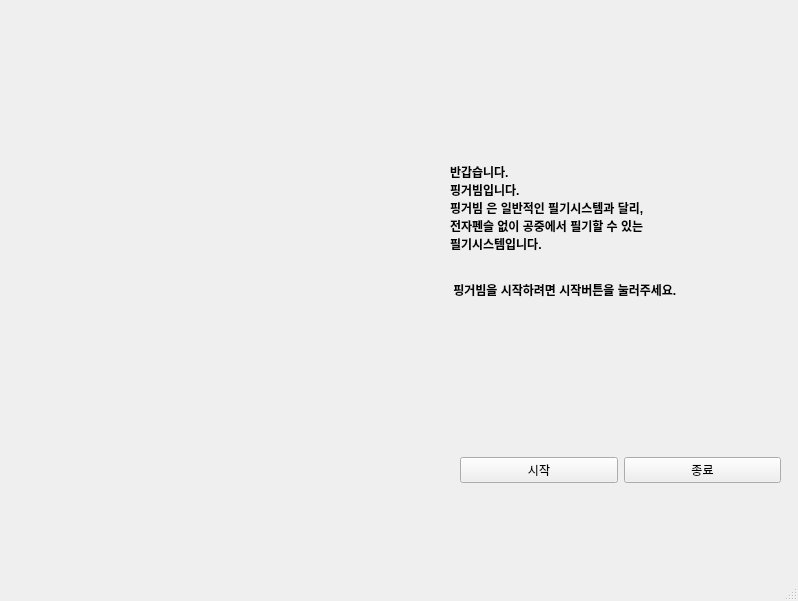
<?xml version="1.0" encoding="UTF-8"?>
<ui version="4.0">
 <class>MainWindow</class>
 <widget class="QMainWindow" name="MainWindow">
  <property name="geometry">
   <rect>
    <x>0</x>
    <y>0</y>
    <width>798</width>
    <height>601</height>
   </rect>
  </property>
  <property name="maximumSize">
   <size>
    <width>16777215</width>
    <height>16777215</height>
   </size>
  </property>
  <property name="windowTitle">
   <string>MainWindow</string>
  </property>
  <property name="windowIcon">
   <iconset>
    <normaloff>blue/img/fb.png</normaloff>blue/img/fb.png</iconset>
  </property>
  <property name="animated">
   <bool>true</bool>
  </property>
  <widget class="QWidget" name="centralwidget">
   <widget class="QWidget" name="horizontalLayoutWidget">
    <property name="geometry">
     <rect>
      <x>460</x>
      <y>440</y>
      <width>321</width>
      <height>61</height>
     </rect>
    </property>
    <layout class="QHBoxLayout" name="horizontalLayout">
     <item>
      <widget class="QPushButton" name="start_btn">
       <property name="text">
        <string>시작</string>
       </property>
      </widget>
     </item>
     <item>
      <widget class="QPushButton" name="exit_btn">
       <property name="text">
        <string>종료</string>
       </property>
      </widget>
     </item>
    </layout>
   </widget>
   <widget class="QLabel" name="label">
    <property name="geometry">
     <rect>
      <x>450</x>
      <y>40</y>
      <width>395</width>
      <height>381</height>
     </rect>
    </property>
    <property name="font">
     <font>
      <weight>75</weight>
      <bold>true</bold>
     </font>
    </property>
    <property name="text">
     <string>반갑습니다.
핑거빔입니다.
핑거빔 은 일반적인 필기시스템과 달리,
전자펜슬 없이 공중에서 필기할 수 있는 
필기시스템입니다.


 핑거빔을 시작하려면 시작버튼을 눌러주세요.</string>
    </property>
   </widget>
   <widget class="QLabel" name="label_2">
    <property name="geometry">
     <rect>
      <x>10</x>
      <y>40</y>
      <width>431</width>
      <height>491</height>
     </rect>
    </property>
    <property name="font">
     <font>
      <weight>75</weight>
      <bold>true</bold>
     </font>
    </property>
    <property name="text">
     <string/>
    </property>
    <property name="pixmap">
     <pixmap>blue/img/logo.png</pixmap>
    </property>
   </widget>
  </widget>
  <widget class="QMenuBar" name="menubar">
   <property name="geometry">
    <rect>
     <x>0</x>
     <y>0</y>
     <width>798</width>
     <height>26</height>
    </rect>
   </property>
  </widget>
  <widget class="QStatusBar" name="statusbar"/>
 </widget>
 <resources/>
 <connections/>
</ui>
